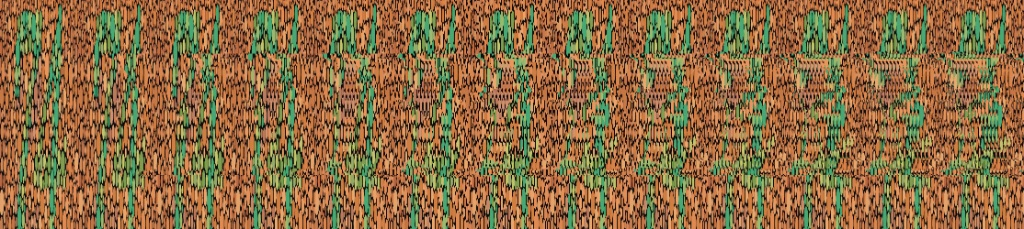
#> input picture codeforces/contest/2214/F/image_bbaa08.jpg, 1024 x 229 px
$ python main.py
#> lines starting #> are read from the running program, lines starting #| are printed output that depends on the picture
import cv2
import numpy as np
import matplotlib.pyplot as plt

# 讀取你下載的圖片 (請確認檔名正確，並轉為灰階)
img = cv2.imread('image_bbaa08.jpg', cv2.IMREAD_GRAYSCALE)
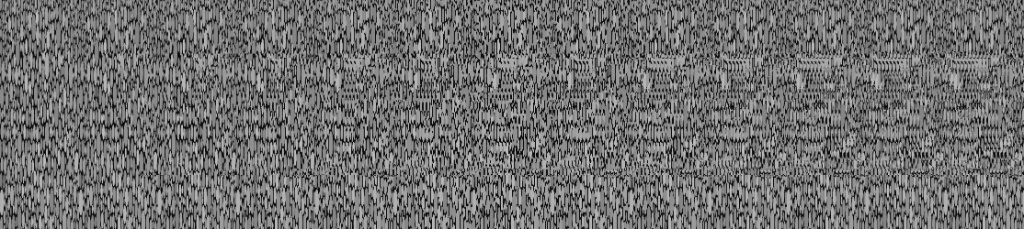
#> img: shape (229, 1024); min 2, max 194, mean 112.1
h, w = img.shape
#> h = 229; w = 1024

# 觀察圖片，垂直的雜訊區塊大約重複了 13 次
# 我們估計基礎週期 T 大約是 圖片寬度 / 13
period_estimate = w // 13
#> period_estimate = 78

fig, axes = plt.subplots(3, 3, figsize=(12, 8))
axes = axes.flatten()

# 測試基礎週期附近的偏移量，尋找最清晰的解碼結果
for i, shift in enumerate(range(period_estimate - 4, period_estimate + 5)):
    # 將圖片向右平移 shift 個像素
    shifted = np.roll(img, shift, axis=1)

    # 計算差異：|f(x, y) - f(x + T, y)|
    diff = cv2.absdiff(img, shifted)

    # 強化對比度讓字體更明顯
    diff = cv2.equalizeHist(diff)

    axes[i].imshow(diff, cmap='gray')
    axes[i].set_title(f'Shift: {shift} px')
    axes[i].axis('off')
#> this loop made 9 passes
#> pass 1, `shifted = np.roll(img, shift, axis=1)`:
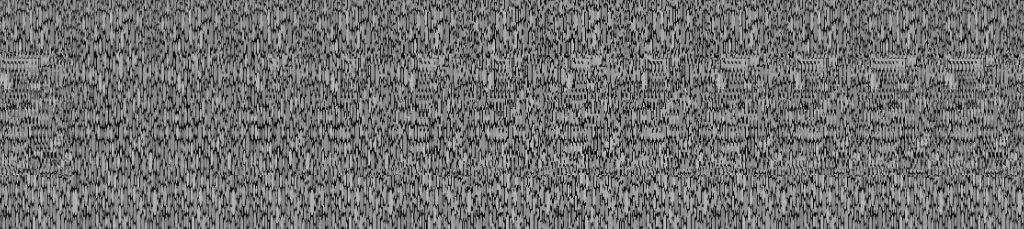
#> shifted: shape (229, 1024); min 2, max 194, mean 112.1
#> pass 1, `diff = cv2.absdiff(img, shifted)`:
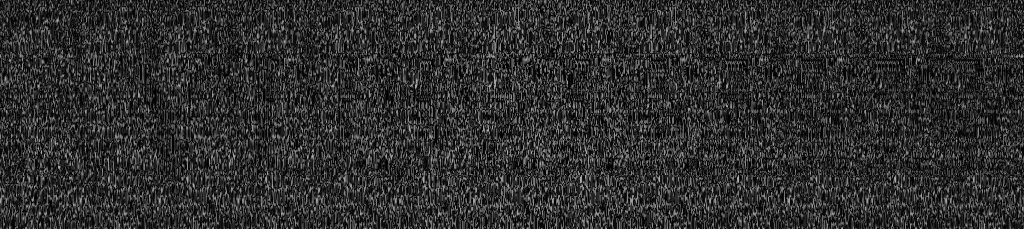
#> diff: shape (229, 1024); min 0, max 176, mean 46.8
#> pass 1, `diff = cv2.equalizeHist(diff)`:
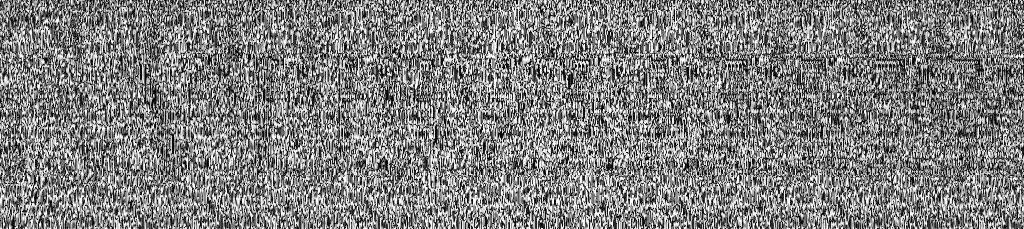
#> diff: shape (229, 1024); min 0, max 255, mean 127.6
#> pass 2, `shifted = np.roll(img, shift, axis=1)`:
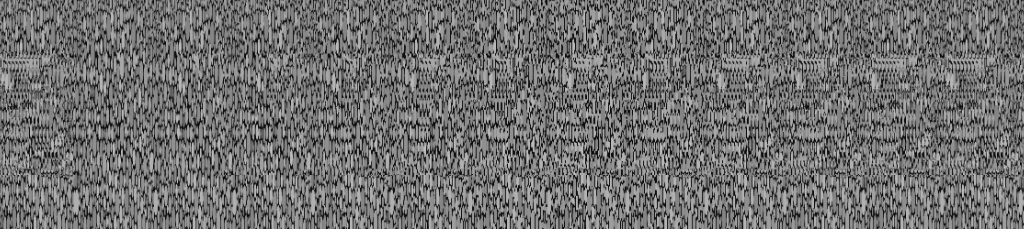
#> shifted: shape (229, 1024); min 2, max 194, mean 112.1

plt.tight_layout()
plt.savefig('F_answer.png')
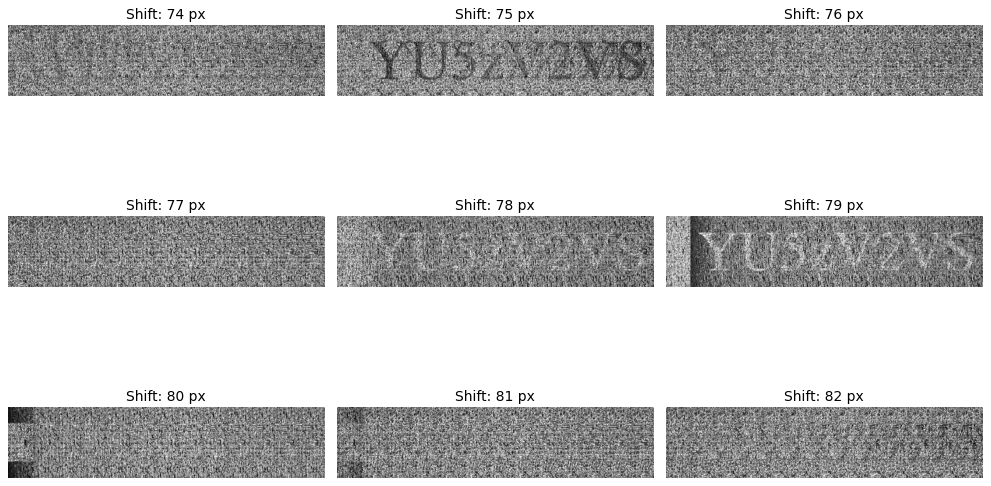
#> figure drawn by matplotlib, 9 panels
plt.show()
